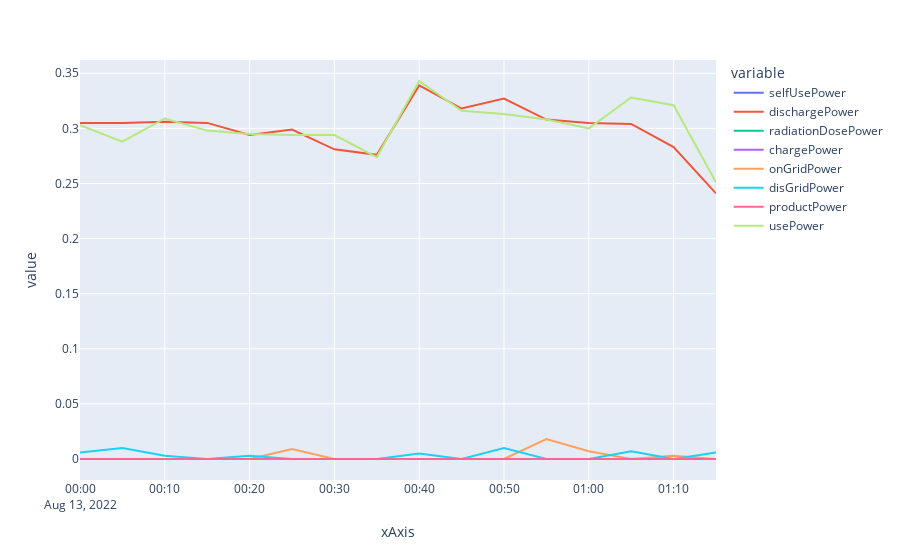

Here is the notebook cell this chart was saved with:
### Code cell
import time
import datetime
import pandas
pandas.options.plotting.backend = "plotly"

d = datetime.datetime.now()
# d = datetime.datetime(2022,11,1)
dt = datetime.datetime(
    year=d.year,
    month=d.month,
    day=d.day,
)
query_time= int(dt.timestamp())*1000

# plant_data=client.get_plant_stats(plant_ids[0], query_time=query_time)
plant_data=client.get_plant_stats(plant_ids[0])

keys=list(plant_data.keys())
for key in keys:
    if type(plant_data[key]) is not list:
        plant_data.pop(key)
df=(pandas.DataFrame
    .from_dict(plant_data)
    .set_index('xAxis')
    .replace({'--':None})
    .dropna(axis=0, how='all') # if we queried the current day, then the future timestamps should be dropped
    .replace({None:0})
    .astype('float')
    )
df.plot()

### Figure 1 — Plotly figure (JSON) as saved in the notebook; plotly's stock layout.template omitted (floating-point values rounded to 4 significant figures)
{"data": [{"hovertemplate": "variable=selfUsePower<br>xAxis=%{x}<br>value=%{y}<extra></extra>", "legendgroup": "selfUsePower", "line": {"color": "#636efa", "dash": "solid"}, "marker": {"symbol": "circle"}, "mode": "lines", "name": "selfUsePower", "orientation": "v", "showlegend": true, "type": "scatter", "x": ["2022-08-13 00:00", "2022-08-13 00:05", "2022-08-13 00:10", "2022-08-13 00:15", "2022-08-13 00:20", "2022-08-13 00:25", "2022-08-13 00:30", "2022-08-13 00:35", "2022-08-13 00:40", "2022-08-13 00:45", "2022-08-13 00:50", "2022-08-13 00:55", "2022-08-13 01:00", "2022-08-13 01:05", "2022-08-13 01:10", "2022-08-13 01:15"], "xaxis": "x", "y": [0, 0, 0, 0, 0, 0, 0, 0, 0, 0, 0, 0, 0, 0, 0, 0], "yaxis": "y"}, {"hovertemplate": "variable=dischargePower<br>xAxis=%{x}<br>value=%{y}<extra></extra>", "legendgroup": "dischargePower", "line": {"color": "#EF553B", "dash": "solid"}, "marker": {"symbol": "circle"}, "mode": "lines", "name": "dischargePower", "orientation": "v", "showlegend": true, "type": "scatter", "x": ["2022-08-13 00:00", "2022-08-13 00:05", "2022-08-13 00:10", "2022-08-13 00:15", "2022-08-13 00:20", "2022-08-13 00:25", "2022-08-13 00:30", "2022-08-13 00:35", "2022-08-13 00:40", "2022-08-13 00:45", "2022-08-13 00:50", "2022-08-13 00:55", "2022-08-13 01:00", "2022-08-13 01:05", "2022-08-13 01:10", "2022-08-13 01:15"], "xaxis": "x", "y": [0.305, 0.305, 0.306, 0.305, 0.294, 0.299, 0.281, 0.276, 0.339, 0.318, 0.327, 0.308, 0.305, 0.304, 0.283, 0.241], "yaxis": "y"}, {"hovertemplate": "variable=radiationDosePower<br>xAxis=%{x}<br>value=%{y}<extra></extra>", "legendgroup": "radiationDosePower", "line": {"color": "#00cc96", "dash": "solid"}, "marker": {"symbol": "circle"}, "mode": "lines", "name": "radiationDosePower", "orientation": "v", "showlegend": true, "type": "scatter", "x": ["2022-08-13 00:00", "2022-08-13 00:05", "2022-08-13 00:10", "2022-08-13 00:15", "2022-08-13 00:20", "2022-08-13 00:25", "2022-08-13 00:30", "2022-08-13 00:35", "2022-08-13 00:40", "2022-08-13 00:45", "2022-08-13 00:50", "2022-08-13 00:55", "2022-08-13 01:00", "2022-08-13 01:05", "2022-08-13 01:10", "2022-08-13 01:15"], "xaxis": "x", "y": [0, 0, 0, 0, 0, 0, 0, 0, 0, 0, 0, 0, 0, 0, 0, 0], "yaxis": "y"}, {"hovertemplate": "variable=chargePower<br>xAxis=%{x}<br>value=%{y}<extra></extra>", "legendgroup": "chargePower", "line": {"color": "#ab63fa", "dash": "solid"}, "marker": {"symbol": "circle"}, "mode": "lines", "name": "chargePower", "orientation": "v", "showlegend": true, "type": "scatter", "x": ["2022-08-13 00:00", "2022-08-13 00:05", "2022-08-13 00:10", "2022-08-13 00:15", "2022-08-13 00:20", "2022-08-13 00:25", "2022-08-13 00:30", "2022-08-13 00:35", "2022-08-13 00:40", "2022-08-13 00:45", "2022-08-13 00:50", "2022-08-13 00:55", "2022-08-13 01:00", "2022-08-13 01:05", "2022-08-13 01:10", "2022-08-13 01:15"], "xaxis": "x", "y": [0, 0, 0, 0, 0, 0, 0, 0, 0, 0, 0, 0, 0, 0, 0, 0], "yaxis": "y"}, {"hovertemplate": "variable=onGridPower<br>xAxis=%{x}<br>value=%{y}<extra></extra>", "legendgroup": "onGridPower", "line": {"color": "#FFA15A", "dash": "solid"}, "marker": {"symbol": "circle"}, "mode": "lines", "name": "onGridPower", "orientation": "v", "showlegend": true, "type": "scatter", "x": ["2022-08-13 00:00", "2022-08-13 00:05", "2022-08-13 00:10", "2022-08-13 00:15", "2022-08-13 00:20", "2022-08-13 00:25", "2022-08-13 00:30", "2022-08-13 00:35", "2022-08-13 00:40", "2022-08-13 00:45", "2022-08-13 00:50", "2022-08-13 00:55", "2022-08-13 01:00", "2022-08-13 01:05", "2022-08-13 01:10", "2022-08-13 01:15"], "xaxis": "x", "y": [0, 0, 0, 0, 0, 0.009, 0, 0, 0, 0, 0, 0.018, 0.007, 0, 0.003, 0], "yaxis": "y"}, {"hovertemplate": "variable=disGridPower<br>xAxis=%{x}<br>value=%{y}<extra></extra>", "legendgroup": "disGridPower", "line": {"color": "#19d3f3", "dash": "solid"}, "marker": {"symbol": "circle"}, "mode": "lines", "name": "disGridPower", "orientation": "v", "showlegend": true, "type": "scatter", "x": ["2022-08-13 00:00", "2022-08-13 00:05", "2022-08-13 00:10", "2022-08-13 00:15", "2022-08-13 00:20", "2022-08-13 00:25", "2022-08-13 00:30", "2022-08-13 00:35", "2022-08-13 00:40", "2022-08-13 00:45", "2022-08-13 00:50", "2022-08-13 00:55", "2022-08-13 01:00", "2022-08-13 01:05", "2022-08-13 01:10", "2022-08-13 01:15"], "xaxis": "x", "y": [0.006, 0.01, 0.003, 0, 0.003, 0, 0, 0, 0.005, 0, 0.01, 0, 0, 0.007, 0, 0.006], "yaxis": "y"}, {"hovertemplate": "variable=productPower<br>xAxis=%{x}<br>value=%{y}<extra></extra>", "legendgroup": "productPower", "line": {"color": "#FF6692", "dash": "solid"}, "marker": {"symbol": "circle"}, "mode": "lines", "name": "productPower", "orientation": "v", "showlegend": true, "type": "scatter", "x": ["2022-08-13 00:00", "2022-08-13 00:05", "2022-08-13 00:10", "2022-08-13 00:15", "2022-08-13 00:20", "2022-08-13 00:25", "2022-08-13 00:30", "2022-08-13 00:35", "2022-08-13 00:40", "2022-08-13 00:45", "2022-08-13 00:50", "2022-08-13 00:55", "2022-08-13 01:00", "2022-08-13 01:05", "2022-08-13 01:10", "2022-08-13 01:15"], "xaxis": "x", "y": [0, 0, 0, 0, 0, 0, 0, 0, 0, 0, 0, 0, 0, 0, 0, 0], "yaxis": "y"}, {"hovertemplate": "variable=usePower<br>xAxis=%{x}<br>value=%{y}<extra></extra>", "legendgroup": "usePower", "line": {"color": "#B6E880", "dash": "solid"}, "marker": {"symbol": "circle"}, "mode": "lines", "name": "usePower", "orientation": "v", "showlegend": true, "type": "scatter", "x": ["2022-08-13 00:00", "2022-08-13 00:05", "2022-08-13 00:10", "2022-08-13 00:15", "2022-08-13 00:20", "2022-08-13 00:25", "2022-08-13 00:30", "2022-08-13 00:35", "2022-08-13 00:40", "2022-08-13 00:45", "2022-08-13 00:50", "2022-08-13 00:55", "2022-08-13 01:00", "2022-08-13 01:05", "2022-08-13 01:10", "2022-08-13 01:15"], "xaxis": "x", "y": [0.303, 0.288, 0.309, 0.298, 0.295, 0.294, 0.294, 0.274, 0.343, 0.316, 0.313, 0.308, 0.3, 0.328, 0.321, 0.251], "yaxis": "y"}], "layout": {"legend": {"title": {"text": "variable"}, "tracegroupgap": 0}, "margin": {"t": 60}, "xaxis": {"anchor": "y", "domain": [0, 1], "title": {"text": "xAxis"}}, "yaxis": {"anchor": "x", "domain": [0, 1], "title": {"text": "value"}}}}
